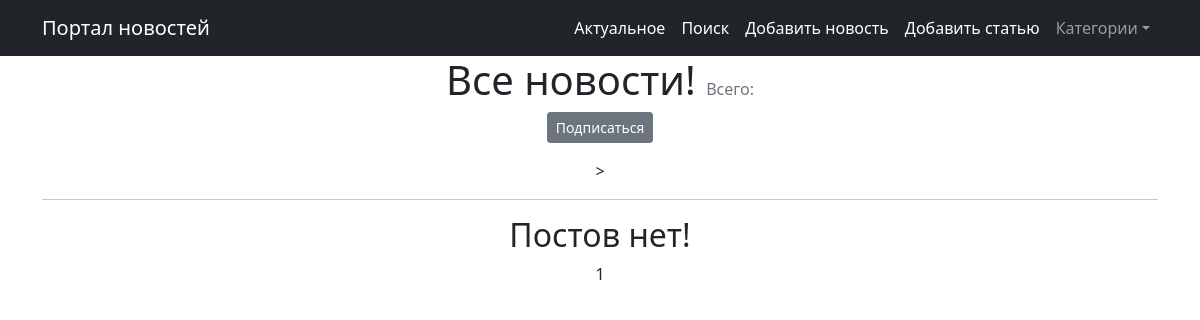
The app's page /news/categories/3, older data.
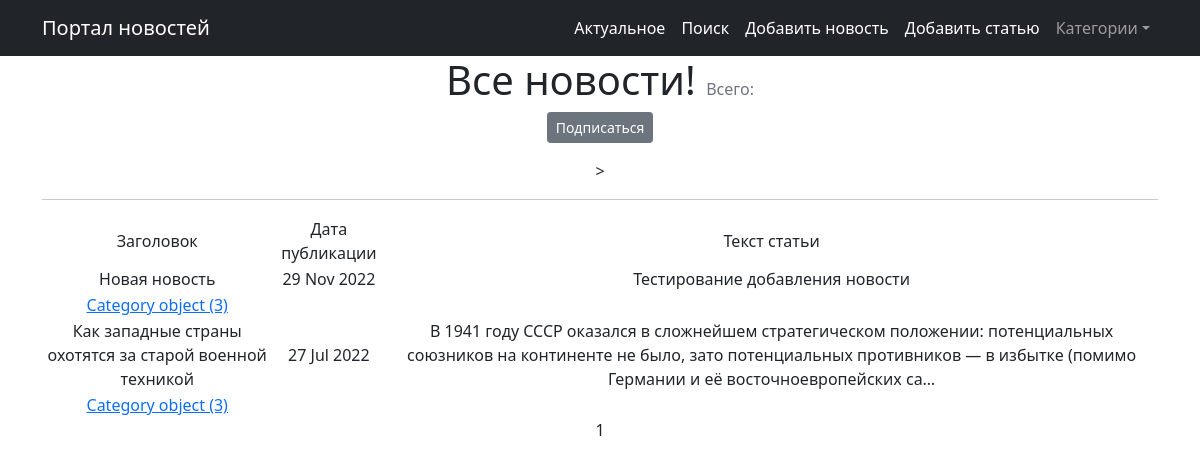
The same page, newer data.
### newsportal_app/models.py (models this page shows, shortened)
class Post(models.Model):
    author = models.ForeignKey(Author, on_delete=models.CASCADE)
    categoryType = models.CharField(max_length=2)
    dateCreation = models.DateTimeField(auto_now_add=True)
    postCategory = models.ManyToManyField(Category, through='PostCategory')
    title = models.CharField(max_length=128)
    text = models.TextField()
    rating = models.SmallIntegerField(default=0)

class Category(models.Model):
    name = models.CharField(max_length=64, unique=True)
    subscribers = models.ManyToManyField(User, related_name='categories')

### newsportal_app/views.py (the view)
# urls.py: path('categories/<int:pk>', CategoryListView.as_view(), name='category_list'),
class CategoryListView(ListView):
    model = Post
    template_name = 'category_list.html'
    context_object_name = 'category_news_list'
    paginate_by = 10
    def get_queryset(self):
        self.Category = get_object_or_404(Category, id=self.kwargs['pk'])
        queryset = Post.objects.filter(postCategory=self.Category).order_by('-dateCreation')
        return queryset
    def get_context_data(self, **kwargs):
        context = super().get_context_data(**kwargs)
        context['is_not_subscriber'] = self.request.user not in self.Category.subscribers.all()
        context['category'] = self.Category
        return context

### newsportal_app/templatetags/bad_words.py (called while the page is built)
@register.filter()
def censor(value):
    for word in black_list_word:
       if word.lower() in black_list_word:
            value = value.replace(word[1:], '*' * (len(word) - 1))
    return value

### templates/category_list.html (shortened to what this page needs)
{% extends 'flatpages/default.html' %}
{% load bad_words %}
{% block content %}
   <h1 class="text-center"> Все новости! <span class="text-muted fs-6 fw-normal"> Всего: {{ page.obj.paginator.count }} </span></h1>
    {% if is_not_subscriber %}
    <p class="text-center"> <a href="{% url 'subscribe' category.id %}" class="btn btn-secondary btn-sm">Подписаться </a></p>
    {% endif %}>
    <hr>
   {% if category_news_list %}
       <table>
           <tr>
               <td>Заголовок</td>
               <td>Дата публикации</td>
               <td>Текст статьи</td>
           </tr>
          {% for post in category_news_list %}
           <tr>
               <td>{{ post.title|censor }}</td>
               <td>{{ post.dateCreation|date:'d M Y' }}</td>
               <td>{{ post.text|truncatechars:200 }}</td>
           </tr>
           <td>
               {% for Category in post.postCategory.all %}
               <a href="{% url 'category_list' Category.id %}">{{ category }}</a>
               {% endfor %}
           </td>
           {% endfor %}
       </table>
   {% else %}
       <h2>Постов нет!</h2>
   {% endif %}
    {{ page_obj.number }}
{% endblock content %}

Row changes from the older to the newer data that the page shows:
added Post: title|censor "Новая новость", dateCreation "29 Nov 2022", text "Тестирование добавления новости"
now on this page (row unchanged): Category: id "Category object (3)"
now on this page (row unchanged): Post: title|censor "Как западные страны охотятся за старой военной техникой", dateCreation "27 Jul 2022", text "В 1941 году СССР оказался в сложнейшем стратегическом положении: потенциальных союзников на континенте не было, зато потенциальных противников — в избытке (помимо Германии и её восточноевропейских са…"
Text that changed along with them:
text no longer shown: "Постов нет!"
text now shown: "Заголовок Дата публикации Текст статьи"
